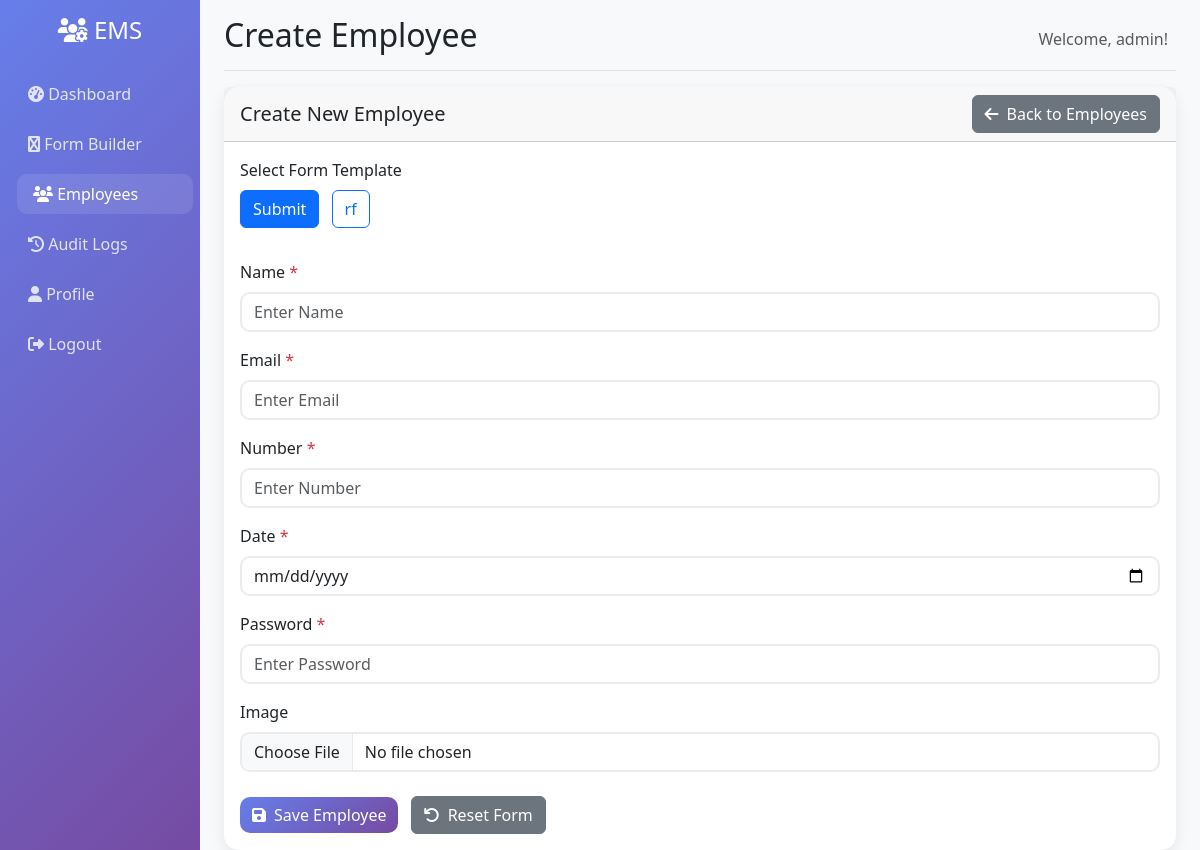
The page /employees/create/?form_template=1 (signed in) on the database its author committed.
### api/models.py (models this page shows, shortened)
class FormTemplate(models.Model):
    FIELD_TYPES = [
        ('text', 'Text'),
        ('number', 'Number'),
        ('email', 'Email'),
        ('date', 'Date'),
        ('password', 'Password'),
        ('textarea', 'Text Area'),
        ('select', 'Select'),
        ('checkbox', 'Checkbox'),
        ('radio', 'Radio'),
        ('file', 'File Upload'),
    ]
    name = models.CharField(max_length=100)
    description = models.TextField(blank=True, null=True)
    created_by = models.ForeignKey(User, on_delete=models.CASCADE, related_name='form_templates')
    created_at = models.DateTimeField(auto_now_add=True)
    updated_at = models.DateTimeField(auto_now=True)
    is_active = models.BooleanField(default=True)
    class Meta:
        ordering = ['-created_at']

class FormField(models.Model):
    form_template = models.ForeignKey(FormTemplate, on_delete=models.CASCADE, related_name='fields')
    field_name = models.CharField(max_length=100)
    field_type = models.CharField(max_length=20, choices=FormTemplate.FIELD_TYPES)
    field_label = models.CharField(max_length=200)
    is_required = models.BooleanField(default=False)
    placeholder = models.CharField(max_length=200, blank=True, null=True)
    help_text = models.TextField(blank=True, null=True)
    order = models.PositiveIntegerField(default=0)
    options = models.JSONField(blank=True, null=True, help_text="For select, radio, checkbox options")
    validation_rules = models.JSONField(blank=True, null=True, help_text="Custom validation rules")
    created_at = models.DateTimeField(auto_now_add=True)
    class Meta:
        ordering = ['order', 'created_at']
        unique_together = ['form_template', 'field_name']

### dashboard/views.py (the view, shortened to what this page needs)
# urls.py: path('employees/create/', views.employee_create, name='employee_create'),
@login_required
def employee_create(request):
    form_templates = FormTemplate.objects.order_by('name')
    selected = request.GET.get('form_template')
    ctx = { 'form_templates': form_templates, 'selected_form_template': selected or '' }
    if selected:
        fields = FormField.objects.filter(form_template_id=selected).order_by('order', 'id')
        field_defs = []
        for f in fields:
            field_defs.append({
                'id': f.id,
                'field_label': f.field_label,
                'field_name': f.field_name,
                'field_type': f.field_type,
                'is_required': f.is_required,
                'placeholder': f.placeholder or '',
                'help_text': f.help_text or '',
                'options': f.options or [],
                'value': '',
            })
        ctx['fields'] = field_defs
    return render(request, 'dashboard/employee_create.html', ctx)

### dashboard/templates/dashboard/employee_create.html (shortened to what this page needs)
{% extends 'dashboard/base.html' %}
{% block page_title %}Create Employee{% endblock %}
{% block content %}
<div class="row">
    <div class="col-12">
        <div class="card">
            <div class="card-header d-flex justify-content-between align-items-center">
                <h5 class="mb-0">Create New Employee</h5>
                <a href="{% url 'employee_management' %}" class="btn btn-secondary">
                    <i class="fas fa-arrow-left me-2"></i>Back to Employees
                </a>
            </div>
            <div class="card-body">
                <div class="row mb-4">
                    <div class="col-12">
                        <label class="form-label">Select Form Template</label>
                        <div>
                            {% for t in form_templates %}
                            <a href="?form_template={{ t.id }}" class="btn btn-outline-primary me-2 mb-2 {% if selected_form_template == t.id|stringformat:'s' %}active{% endif %}">
                                {{ t.name }}
                            </a>
                            {% empty %}
                            <span class="text-muted">No form templates available</span>
                            {% endfor %}
                        </div>
                    </div>
                </div>
                <form id="employeeForm" method="post" enctype="multipart/form-data">
                    <div id="formFields">
                        {% if fields %}
                            {% for field in fields %}
                            <div class="mb-3">
                                <label class="form-label">{{ field.field_label }}{% if field.is_required %} <span class="text-danger">*</span>{% endif %}</label>
                                {% if field.field_type in 'text,email,number' %}
                                    <input type="{{ field.field_type }}" class="form-control" id="field_{{ field.id }}" name="field_{{ field.id }}" placeholder="{{ field.placeholder }}" value="{{ field.value }}" {% if field.is_required %}required{% endif %}>
                                {% elif field.field_type == 'password' %}
                                    <input type="password" class="form-control" id="field_{{ field.id }}" name="field_{{ field.id }}" placeholder="{{ field.placeholder }}" {% if field.is_required %}required{% endif %}>
                                {% elif field.field_type == 'date' %}
                                    <input type="date" class="form-control" id="field_{{ field.id }}" name="field_{{ field.id }}" value="{{ field.value }}" {% if field.is_required %}required{% endif %}>
                                {% elif field.field_type == 'textarea' %}
                                    <textarea class="form-control" id="field_{{ field.id }}" name="field_{{ field.id }}" rows="3" placeholder="{{ field.placeholder }}" {% if field.is_required %}required{% endif %}>{{ field.value }}</textarea>
                                {% elif field.field_type == 'checkbox' %}
                                    <div class="form-check">
                                        <input class="form-check-input" type="checkbox" id="field_{{ field.id }}" name="field_{{ field.id }}" {% if field.value in 'true,True,1' %}checked{% endif %}>
                                        <label class="form-check-label" for="field_{{ field.id }}">{{ field.field_label }}</label>
                                    </div>
                                {% elif field.field_type == 'file' %}
                                    <input type="file" class="form-control" id="field_{{ field.id }}" name="field_{{ field.id }}" accept="*/*">
                                {% else %}
                                    <input type="text" class="form-control" id="field_{{ field.id }}" name="field_{{ field.id }}" placeholder="{{ field.placeholder }}" value="{{ field.value }}" {% if field.is_required %}required{% endif %}>
                                {% endif %}
                            </div>
                            {% endfor %}
                        {% else %}
                        <div class="text-center text-muted py-5">
                            <i class="fas fa-file-alt fa-3x mb-3"></i>
                            <p>Please select a form template to start creating an employee</p>
                        </div>
                        {% endif %}
                    </div>
                    <div class="row mt-4" id="formActions" {% if not fields %}style="display: none;"{% endif %}>
                        <div class="col-12">
                            <button type="button" class="btn btn-primary me-2" onclick="saveEmployee()">
                                <i class="fas fa-save me-2"></i>Save Employee
                            </button>
                            <button type="button" class="btn btn-secondary" onclick="resetForm()">
                                <i class="fas fa-undo me-2"></i>Reset Form
                            </button>
                        </div>
                    </div>
                </form>
            </div>
        </div>
    </div>
</div>
{% endblock %}

### dashboard/templates/dashboard/base.html (shortened to what this page needs)
<!DOCTYPE html>
<html lang="en">
<head>
    <link href="https://cdn.jsdelivr.net/npm/bootstrap@5.3.0/dist/css/bootstrap.min.css" rel="stylesheet">
    <link href="https://cdnjs.cloudflare.com/ajax/libs/font-awesome/6.4.0/css/all.min.css" rel="stylesheet">
</head>
<body>
    <div class="container-fluid">
        <div class="row">
            {% if user.is_authenticated %}
            <nav class="col-md-3 col-lg-2 d-md-block sidebar collapse">
                <div class="position-sticky pt-3">
                    <div class="text-center mb-4">
                        <h4 class="text-white">
                            <i class="fas fa-users-cog"></i> EMS
                        </h4>
                    </div>
                    <ul class="nav flex-column">
                        <li class="nav-item">
                            <a class="nav-link {% if request.resolver_match.url_name == 'dashboard' %}active{% endif %}" href="{% url 'dashboard' %}">
                                <i class="fas fa-tachometer-alt"></i> Dashboard
                            </a>
                        </li>
                        <li class="nav-item">
                            <a class="nav-link {% if request.resolver_match.url_name == 'form_builder' %}active{% endif %}" href="{% url 'form_builder' %}">
                                <i class="fas fa-wpforms"></i> Form Builder
                            </a>
                        </li>
                        <li class="nav-item">
                            <a class="nav-link {% if 'employee' in request.resolver_match.url_name %}active{% endif %}" href="{% url 'employee_management' %}">
                                <i class="fas fa-users"></i> Employees
                            </a>
                        </li>
                        <li class="nav-item">
                            <a class="nav-link {% if request.resolver_match.url_name == 'audit_logs' %}active{% endif %}" href="{% url 'audit_logs' %}">
                                <i class="fas fa-history"></i> Audit Logs
                            </a>
                        </li>
                        <li class="nav-item">
                            <a class="nav-link {% if request.resolver_match.url_name == 'profile' %}active{% endif %}" href="{% url 'profile' %}">
                                <i class="fas fa-user"></i> Profile
                            </a>
                        </li>
                        <li class="nav-item">
                            <a class="nav-link" href="#" onclick="logout()">
                                <i class="fas fa-sign-out-alt"></i> Logout
                            </a>
                        </li>
                    </ul>
                </div>
            </nav>
            {% endif %}
            <main class="{% if user.is_authenticated %}col-md-9 ms-sm-auto col-lg-10 px-md-4{% else %}col-12{% endif %} main-content">
                {% if user.is_authenticated %}
                <div class="d-flex justify-content-between flex-wrap flex-md-nowrap align-items-center pt-3 pb-2 mb-3 border-bottom">
                    <h1 class="h2">{% block page_title %}Dashboard{% endblock %}</h1>
                    <div class="btn-toolbar mb-2 mb-md-0">
                        <div class="btn-group me-2">
                            <span class="text-muted">Welcome, {{ user.username }}!</span>
                        </div>
                    </div>
                </div>
                {% endif %}
                {% block content %}{% endblock %}
            </main>
        </div>
    </div>
</body>
</html>

### dashboard/templates/dashboard/base.html (style rules this page uses)
.sidebar { min-height: 100vh; background: linear-gradient(135deg, #667eea 0%, #764ba2 100%); }
.sidebar .nav-link { color: rgba(255, 255, 255, 0.8); border-radius: 10px; margin: 5px 0; transition: all 0.3s ease; }
.sidebar .nav-link:hover, .sidebar .nav-link.active { color: white; background: rgba(255, 255, 255, 0.1); transform: translateX(5px); }
.main-content { background-color: #f8f9fa; min-height: 100vh; }
.card { border: none; border-radius: 15px; box-shadow: 0 5px 15px rgba(0, 0, 0, 0.08); transition: transform 0.3s ease; }
.btn-primary { background: linear-gradient(135deg, #667eea 0%, #764ba2 100%); border: none; border-radius: 10px; }
.form-control { border-radius: 10px; border: 2px solid #e9ecef; transition: border-color 0.3s ease; }

### rows shown on the page
FormTemplate: name "Submit"
FormTemplate: name "rf"
FormField: field_label "Name", placeholder "Enter Name"
FormField: field_label "Email", placeholder "Enter Email"
FormField: field_label "Number", placeholder "Enter Number"
FormField: field_label "Date"
FormField: field_label "Password"
FormField: field_label "Image"

### other values the page prints
{{ user.username }} "admin"
